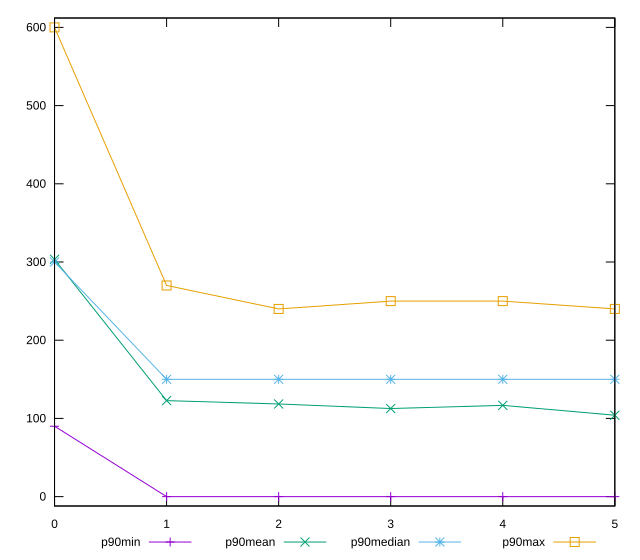

Source code (gnuplot):
reset

$p90Min <<EOF
0 90
1 0
2 0
3 0
4 0
5 0
EOF

$p90Mean <<EOF
0 303.4065934065934
1 122.74725274725274
2 118.46153846153847
3 112.63736263736264
4 116.7032967032967
5 104.06593406593407
EOF

$p90Median <<EOF
0 300
1 150
2 150
3 150
4 150
5 150
EOF

$p90Max <<EOF
0 600
1 270
2 240
3 250
4 250
5 240
EOF

set key outside below
set xrange [0:5]
set yrange [-12:612]
set trange [-12:612]
set terminal svg size 640, 560 enhanced background rgb 'white'
set output "reprap/unused-css-rules/progression/value.svg"

plot $p90Min title "p90min" with linespoints, \
     $p90Mean title "p90mean" with linespoints, \
     $p90Median title "p90median" with linespoints, \
     $p90Max title "p90max" with linespoints

reset
